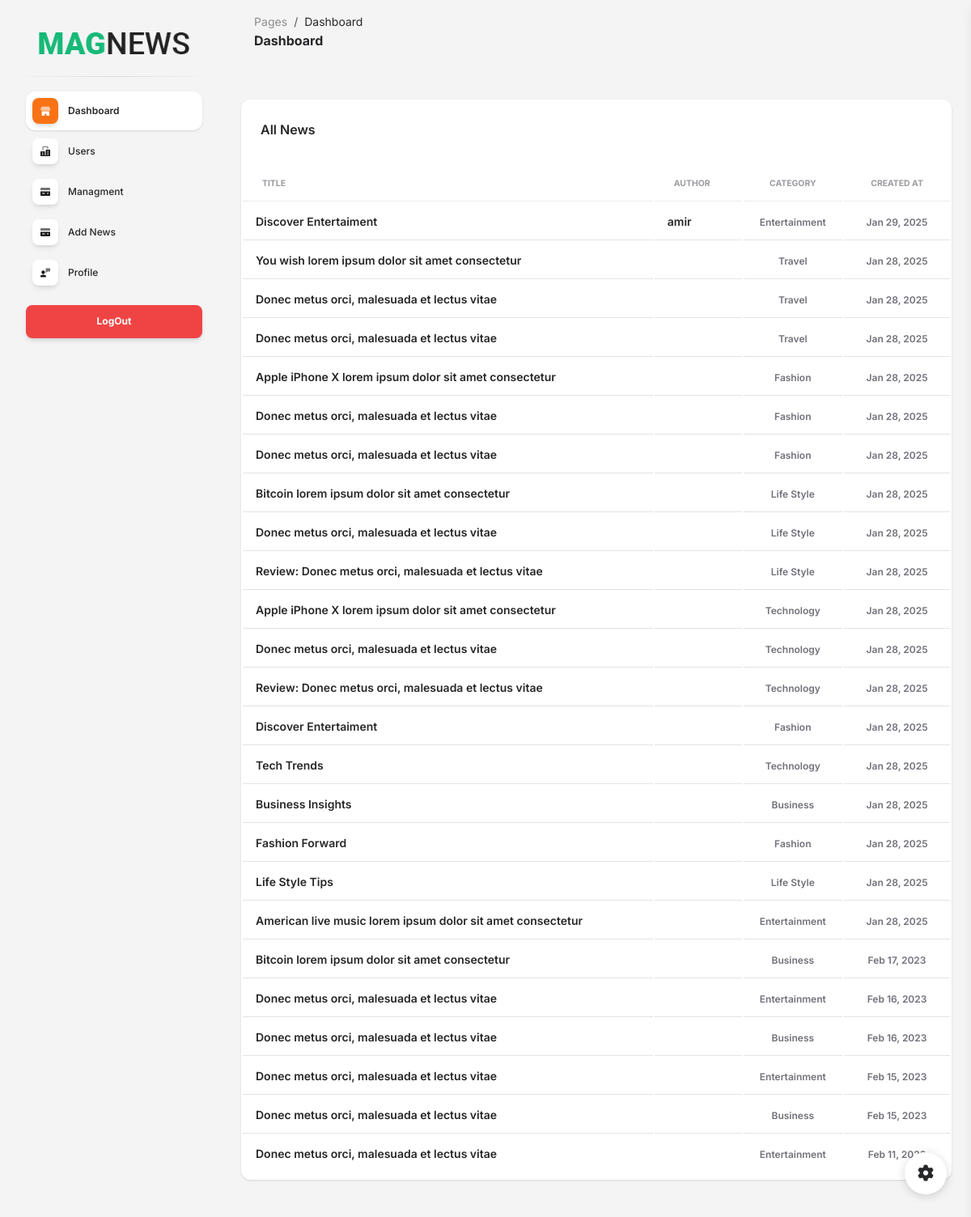
Page /pages/admin/dashboard.php (signed in) on the committed database.
### tables this page shows
CREATE TABLE `posts` (
  `id` int(11) NOT NULL,
  `user_id` int(11) NOT NULL,
  `title` varchar(255) NOT NULL,
  `content` text NOT NULL,
  `image` varchar(255) DEFAULT NULL,
  `category_id` int(11) DEFAULT NULL,
  `author_id` int(11) DEFAULT NULL,
  `created_at` timestamp NOT NULL DEFAULT current_timestamp(),
  `updated_at` timestamp NULL DEFAULT NULL ON UPDATE current_timestamp()
);

CREATE TABLE `users` (
  `id` int(11) NOT NULL,
  `username` varchar(50) NOT NULL,
  `password` varchar(255) NOT NULL,
  `email` varchar(100) NOT NULL,
  `is_online` tinyint(1) DEFAULT 0,
  `role` enum('admin','author','user') NOT NULL DEFAULT 'user'
);

CREATE TABLE `categories` (
  `id` int(11) NOT NULL,
  `name` varchar(50) NOT NULL,
  `created_at` timestamp NOT NULL DEFAULT current_timestamp()
);

### config/db.php (called while the page is built, shortened)
<?php
require_once 'config.php';
function db_query($query, $params = []) {
    global $conn;
    $stmt = $conn->prepare($query);
    if (!$stmt->execute()) {
        error_log("خطا در اجرای کوئری: " . $stmt->error);
        return null;
    }
    $result = $stmt->get_result();
    return $result && $result->num_rows > 0 ? $result->fetch_all(MYSQLI_ASSOC) : null;
}
?>

### pages/admin/dashboard.php (the view, shortened to what this page needs)
<?php
require_once __DIR__ . '/../../config/config.php';
require_once __DIR__ . '/../../config/db.php';
$news = db_query("SELECT posts.id, posts.title, posts.created_at, users.username, categories.name AS category_name
                  FROM posts
                  LEFT JOIN users ON posts.author_id = users.id
                  LEFT JOIN categories ON posts.category_id = categories.id
                  ORDER BY posts.created_at DESC");
?>
<!DOCTYPE html>
<html lang="en">
<head>
  <link href="https://demos.creative-tim.com/soft-ui-dashboard/assets/css/nucleo-icons.css" rel="stylesheet" />
  <link href="https://demos.creative-tim.com/soft-ui-dashboard/assets/css/nucleo-svg.css" rel="stylesheet" />
  <link id="pagestyle" href="../../assets/css/soft-ui-dashboard.css?v=1.1.0" rel="stylesheet" />
</head>
<body class="g-sidenav-show  bg-gray-100">
  <?php include 'sidebar.php'; ?>
  <main class="main-content position-relative max-height-vh-100 h-100 border-radius-lg ">
    <nav class="navbar navbar-main navbar-expand-lg px-0 mx-4 shadow-none border-radius-xl" id="navbarBlur" navbar-scroll="true">
      <div class="container-fluid py-1 px-3">
        <nav aria-label="breadcrumb">
          <ol class="breadcrumb bg-transparent mb-0 pb-0 pt-1 px-0 me-sm-6 me-5">
            <li class="breadcrumb-item text-sm"><a class="opacity-5 text-dark" href="javascript:;">Pages</a></li>
            <li class="breadcrumb-item text-sm text-dark active" aria-current="page">Dashboard</li>
          </ol>
          <h6 class="font-weight-bolder mb-0">Dashboard</h6>
        </nav>
      </div>
    </nav>
    <div class="container-fluid py-4">
      <div class="row my-4">
        <div class="col-12 mb-md-0 mb-4">
          <div class="card">
            <div class="card-header pb-0">
              <div class="row">
                <div class="col-lg-6 col-7">
                  <h6>All News</h6>
                </div>
              </div>
            </div>
            <div class="card-body px-0 pb-2">
              <div class="table-responsive">
                <table class="table align-items-center mb-0">
                  <thead>
                    <tr>
                      <th class="text-uppercase text-secondary text-xxs font-weight-bolder opacity-7">Title</th>
                      <th class="text-uppercase text-secondary text-xxs font-weight-bolder opacity-7">Author</th>
                      <th class="text-center text-uppercase text-secondary text-xxs font-weight-bolder opacity-7">Category</th>
                      <th class="text-center text-uppercase text-secondary text-xxs font-weight-bolder opacity-7">Created At</th>
                    </tr>
                  </thead>
                  <tbody>
                    <?php if ($news): ?>
                      <?php foreach ($news as $post): ?>
                        <tr>
                          <td>
                            <div class="d-flex px-2 py-1">
                              <div class="d-flex flex-column justify-content-center">
                                <h6 class="mb-0 text-sm"><?= htmlspecialchars($post['title']) ?></h6>
                              </div>
                            </div>
                          </td>
                          <td>
                            <div class="d-flex px-2 py-1">
                              <div class="d-flex flex-column justify-content-center">
                                <h6 class="mb-0 text-sm"><?= htmlspecialchars($post['username']) ?></h6>
                              </div>
                            </div>
                          </td>
                          <td class="align-middle text-center text-sm">
                            <span class="text-xs font-weight-bold"><?= htmlspecialchars($post['category_name']) ?></span>
                          </td>
                          <td class="align-middle text-center text-sm">
                            <span class="text-xs font-weight-bold"><?= date("M d, Y", strtotime($post['created_at'])) ?></span>
                          </td>
                        </tr>
                      <?php endforeach; ?>
                    <?php else: ?>
                      <tr>
                        <td colspan="4" class="text-center">No news found.</td>
                      </tr>
                    <?php endif; ?>
                  </tbody>
                </table>
              </div>
            </div>
          </div>
        </div>
      </div>
    </div>
  </main>
  <div class="fixed-plugin">
    <a class="fixed-plugin-button text-dark position-fixed px-3 py-2">
      <i class="fa fa-cog py-2"> </i>
    </a>
  </div>
</body>
</html>

### rows in the picture
posts: title "Discover Entertaiment", user.username "amir", category.name "Entertainment", created_at "Jan 29, 2025"
posts: title "You wish lorem ipsum dolor sit amet consectetur", category.name "Travel", created_at "Jan 28, 2025"
posts: title "Donec metus orci, malesuada et lectus vitae", category.name "Travel", created_at "Jan 28, 2025"
posts: title "Donec metus orci, malesuada et lectus vitae", category.name "Travel", created_at "Jan 28, 2025"
posts: title "Apple iPhone X lorem ipsum dolor sit amet consectetur", category.name "Fashion", created_at "Jan 28, 2025"
posts: title "Donec metus orci, malesuada et lectus vitae", category.name "Fashion", created_at "Jan 28, 2025"
posts: title "Donec metus orci, malesuada et lectus vitae", category.name "Fashion", created_at "Jan 28, 2025"
posts: title "Bitcoin lorem ipsum dolor sit amet consectetur", category.name "Life Style", created_at "Jan 28, 2025"
posts: title "Donec metus orci, malesuada et lectus vitae", category.name "Life Style", created_at "Jan 28, 2025"
posts: title "Review: Donec metus orci, malesuada et lectus vitae", category.name "Life Style", created_at "Jan 28, 2025"
posts: title "Apple iPhone X lorem ipsum dolor sit amet consectetur", category.name "Technology", created_at "Jan 28, 2025"
posts: title "Donec metus orci, malesuada et lectus vitae", category.name "Technology", created_at "Jan 28, 2025"
posts: title "Review: Donec metus orci, malesuada et lectus vitae", category.name "Technology", created_at "Jan 28, 2025"
posts: title "Discover Entertaiment", category.name "Fashion", created_at "Jan 28, 2025"
posts: title "Tech Trends", category.name "Technology", created_at "Jan 28, 2025"
posts: title "Business Insights", category.name "Business", created_at "Jan 28, 2025"
posts: title "Fashion Forward", category.name "Fashion", created_at "Jan 28, 2025"
posts: title "Life Style Tips", category.name "Life Style", created_at "Jan 28, 2025"
posts: title "American live music lorem ipsum dolor sit amet consectetur", category.name "Entertainment", created_at "Jan 28, 2025"
posts: title "Bitcoin lorem ipsum dolor sit amet consectetur", category.name "Business", created_at "Feb 17, 2023"
posts: title "Donec metus orci, malesuada et lectus vitae", category.name "Entertainment", created_at "Feb 16, 2023"
posts: title "Donec metus orci, malesuada et lectus vitae", category.name "Business", created_at "Feb 16, 2023"
posts: title "Donec metus orci, malesuada et lectus vitae", category.name "Entertainment", created_at "Feb 15, 2023"
posts: title "Donec metus orci, malesuada et lectus vitae", category.name "Business", created_at "Feb 15, 2023"
posts: title "Donec metus orci, malesuada et lectus vitae", category.name "Entertainment", created_at "Feb 11, 2023"
